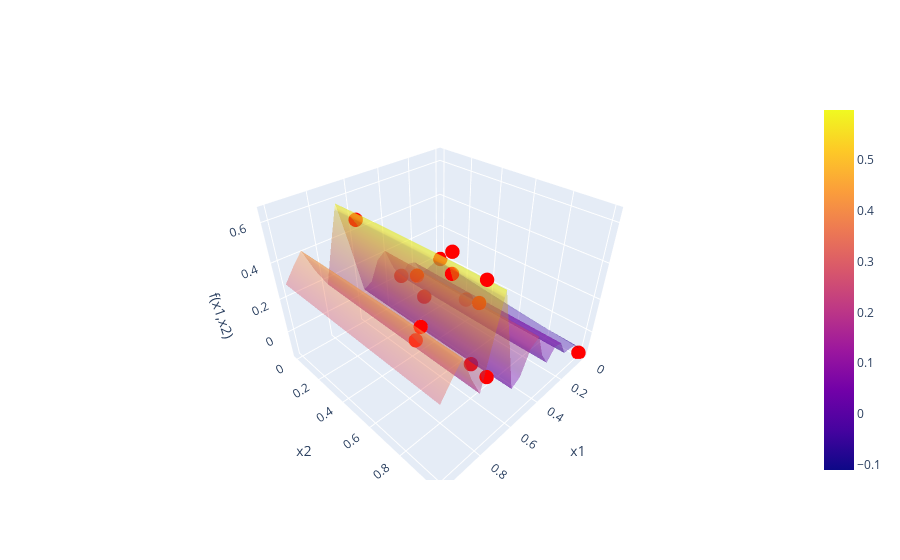

The cell this chart's notebook holds for it:
### Code cell
f2 = BBfcn(2)
print(f2)

# f2.plot_feature_correlations()
# f2.plot_correlations_with_cross_terms()
kernel = C(10, (0.001, 10)) * Matern(length_scale=[1,1],nu=2.5) + WhiteKernel(noise_level=0.2)
f2.nextPointBayesianOptim(kernel,numgrid=20,acqFcn="UCB",beta=0.5)

### Figure 1 — Plotly figure (JSON) as saved in the notebook; plotly's stock layout.template omitted (floating-point values rounded to 4 significant figures; data arrays with more than 128 entries replaced by an {"elided": "..."} marker saying what was removed)
{"data": [{"opacity": 0.4, "type": "surface", "x": {"elided": "20x20 float values"}, "y": {"elided": "20x20 float values"}, "z": {"elided": "20x20 float values"}}, {"marker": {"color": "red", "size": 5}, "mode": "markers", "name": "Measured points", "type": "scatter3d", "x": [0.6658, 0.8778, 0.1427, 0.8453, 0.4546, 0.5777, 0.4382, 0.3417, 0.3386, 0.7026, 0.7583, 0.0, 0.0, 0.6939, 0.6939], "y": [0.124, 0.7786, 0.349, 0.7111, 0.2905, 0.772, 0.685, 0.0287, 0.2139, 0.9266, 1.0, 0.0, 1.0, 0.7551, 0.7551], "z": [0.539, 0.4206, -0.06562, 0.294, 0.215, 0.02311, 0.2446, 0.03875, -0.01386, 0.6112, 0.2406, -0.008867, -0.1384, 0.5515, 0.6459]}], "layout": {"scene": {"xaxis": {"title": {"text": "x1"}}, "yaxis": {"title": {"text": "x2"}}, "zaxis": {"title": {"text": "f(x1,x2)"}}}}}
